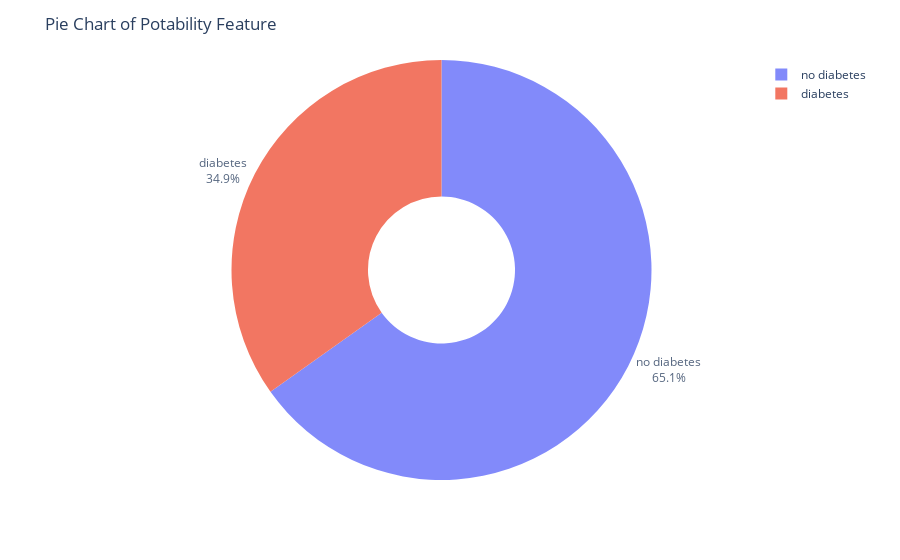

This figure's notebook cell:
### Code cell
d = pd.DataFrame(data["diabetes"].value_counts())
fig = px.pie(d, values = "diabetes", names = ["no diabetes", "diabetes"], hole = 0.35, opacity = 0.8,
            labels = {"label" :"diabetes","diabetes":"Number of Samples"})
fig.update_layout(title = dict(text = "Pie Chart of Potability Feature"))
fig.update_traces(textposition = "outside", textinfo = "percent+label")
fig.show()

### Figure 1 — Plotly figure (JSON) as saved in the notebook; plotly's stock layout.template omitted (floating-point values rounded to 4 significant figures)
{"data": [{"domain": {"x": [0.0, 1.0], "y": [0.0, 1.0]}, "hole": 0.35, "hovertemplate": "label=%{label}<br>Number of Samples=%{value}<extra></extra>", "labels": ["no diabetes", "diabetes"], "legendgroup": "", "name": "", "opacity": 0.8, "showlegend": true, "values": [400, 214], "type": "pie", "textinfo": "percent+label", "textposition": "outside"}], "layout": {"legend": {"tracegroupgap": 0}, "margin": {"t": 60}, "title": {"text": "Pie Chart of Potability Feature"}}}
